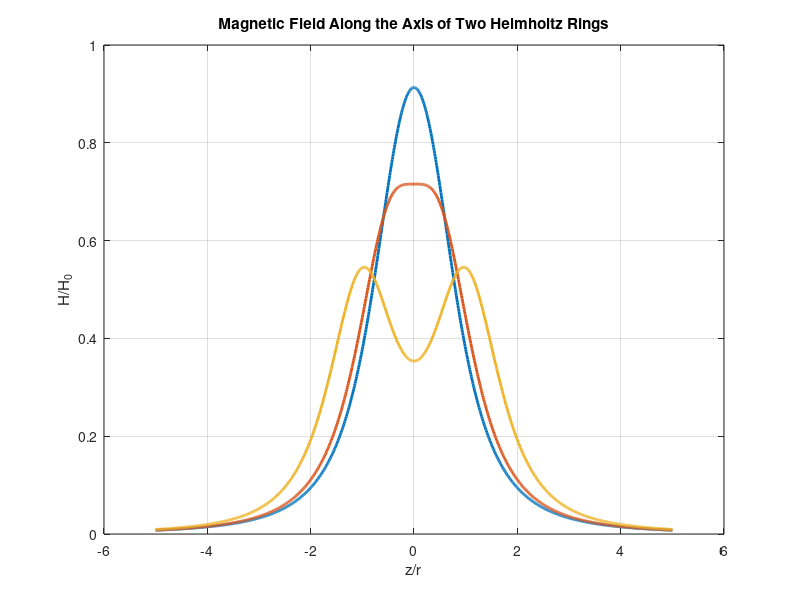

Reproduce this figure in MATLAB.
% Helmholtz
%
% The H-field along the z-axis of Helmholtz rings is plotted
% in normalized units.  The H-field is normalized to 
% I/r = (current/ring radius).  The distance along the z-axis
% is normalized to the ring radius

% Input parameters
Zmax = 5;     % the range of z-values is (-Zmax,Zmax) in
              % normalized units
ratio = [0.5 1.0 2.0]'    % the ratio of the separation to
                              % the radius in normalized units
npoints = 1001;    % the number of evaluation points

% Set up fields
   %Fix z-values and corresponding ONES array
   Delta = 2*Zmax/(npoints-1);   Z = -Zmax:Delta:Zmax;
   IZ = ones(size(Z));   
   
   %Set up a ONES array for the ratio
   IR = ones(size(ratio));
   
   %Set up the + and - Helmholtz coil distances
   Zplus = IR*Z + 0.5*ratio*IZ;    Zminus = IR*Z - 0.5*ratio*IZ;

% Calculate the H-field
H = 0.5*((1 + Zplus.^2).^(-3/2) + (1 + Zminus.^2).^(-3/2));

% Plot the H-field
hold off
plot(Z,H,'linewidth',2)
grid
xlabel('z/r');  ylabel('H/H_0');
title('Magnetic Field Along the Axis of Two Helmholtz Rings')